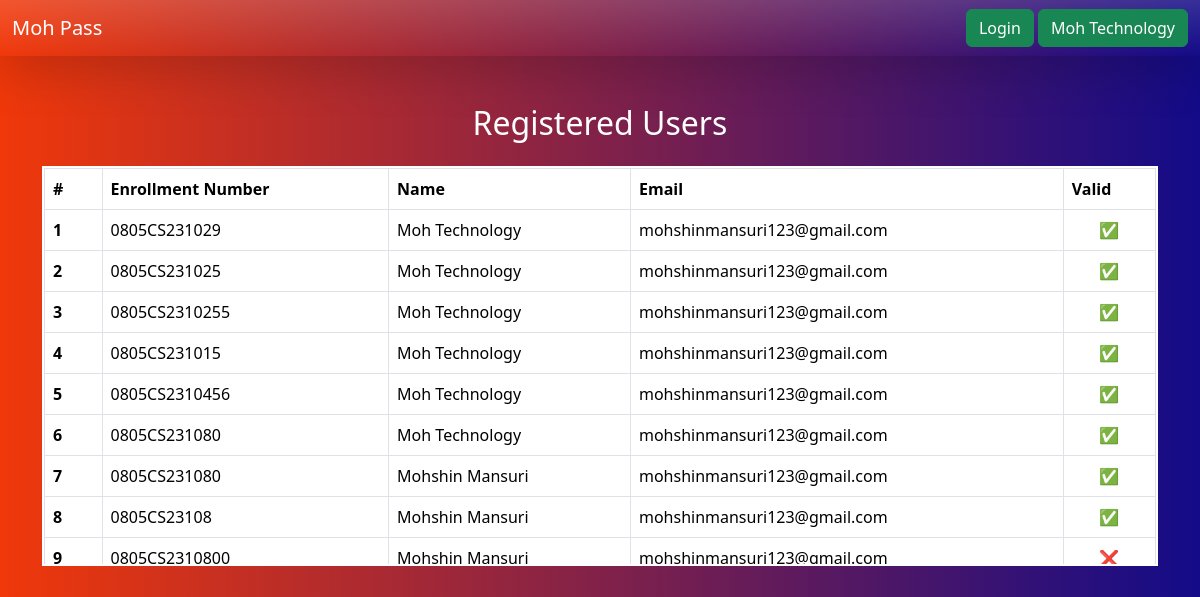
/approved/, run on the app's committed database.
### registration/models.py (models this page shows, shortened)
class Registration(models.Model):
    PAYMENT_MODE_CHOICES = [
        ('online', 'Online'),
        ('offline', 'Offline'),
    ]
    user = models.CharField(max_length=50)
    enrollment = models.CharField(max_length=50)
    name = models.CharField(max_length=100)
    email = models.EmailField()
    qr_code = models.ImageField(upload_to="qr_codes/")
    is_used = models.BooleanField(default=False)
    created_at = models.DateTimeField(auto_now_add=True)
    unique_id = models.CharField(max_length=32, null=True, blank=True)

### registration/views.py (the view)
# urls.py: path('approved/', views.approved_users, name='approved'),
def approved_users(request):
    users = Registration.objects.all().order_by("name")
    return render(request, 'registration/approved_users.html', {'users':users})

### templates/registration/approved_users.html (shortened to what this page needs)
{% extends "base.html" %}
{% block content %}
<div class="container mt-5 text-white">
  <h2 class="text-center mb-4">Registered Users</h2>
  <div style="max-height: 400px; overflow-y: auto; border: 2px solid white;">
    <table class="table table-bordered table-hover" style="background: linear-gradient(to right, #4facfe, #00f2fe); color: white;">
        <thead style="background: rgb(30, 255, 0); position: sticky; top: 0; z-index: 1;">
            <tr>
              <th scope="col">#</th>
              <th scope="col">Enrollment Number</th>
              <th scope="col">Name</th>
              <th scope="col">Email</th>
              <th scope="col">Valid</th>
            </tr>
        </thead>
        <tbody>
            {% for user in users %}
            <tr style="background: rgba(255, 255, 255, 0.1);">
                <th scope="row">{{ forloop.counter }}</th>
                <td>{{ user.enrollment }}</td>
                <td>{{ user.name }}</td>
                <td>{{ user.email }}</td>
                {% if user.is_used %}
                <td class='text-center text-danger'>❌</td>
                {% else %}
                <td class='text-center text-success'>✅</td>
                {% endif %}
            </tr>
            {% endfor %}
        </tbody>
    </table>
  </div>
</div>
{% endblock %}

### templates/base.html (shortened to what this page needs)
<!doctype html>
<html lang="en">
  <head>
    <link href="https://cdn.jsdelivr.net/npm/bootstrap@5.3.3/dist/css/bootstrap.min.css" rel="stylesheet">
  </head>
  <body>
    <nav class="navbar navbar-expand-lg shadow-lg bg-gradient" style="background: linear-gradient(to right, #4facfe, #00f2fe); color: white;">
      <div class="container-fluid">
        <a class="navbar-brand text-white" href="/">Moh Pass</a>
        <div class="right">
          {% if not user.is_authenticated %}
          <a class="btn btn-success" href="/accounts/login">Login</a>
          {% else %}
          <a class="btn btn-warning" href="/approved">All Passes</a>
          <a class="btn btn-danger" href="/accounts/logout">Logout</a>
          {% endif %}
          <a class="btn btn-success" href='https://www.youtube.com/@Mohtechnology?sub_confirmation=1'>Moh Technology</a>
        </div>
      </div>
    </nav>
    {% block content %}{% endblock %}
  </body>
</html>

### templates/base.html (style rules this page uses)
body { background: linear-gradient(to right, #f0380a, #130b88); min-height: 100vh; }

### data on the page
Registration: enrollment "0805CS231029", name "Moh Technology", email "mohshinmansuri123@gmail.com"
Registration: enrollment "0805CS231025", name "Moh Technology", email "mohshinmansuri123@gmail.com"
Registration: enrollment "0805CS2310255", name "Moh Technology", email "mohshinmansuri123@gmail.com"
Registration: enrollment "0805CS231015", name "Moh Technology", email "mohshinmansuri123@gmail.com"
Registration: enrollment "0805CS2310456", name "Moh Technology", email "mohshinmansuri123@gmail.com"
Registration: enrollment "0805CS231080", name "Moh Technology", email "mohshinmansuri123@gmail.com"
Registration: enrollment "0805CS231080", name "Mohshin Mansuri", email "mohshinmansuri123@gmail.com"
Registration: enrollment "0805CS23108", name "Mohshin Mansuri", email "mohshinmansuri123@gmail.com"
Registration: enrollment "0805CS2310800", name "Mohshin Mansuri", email "mohshinmansuri123@gmail.com"
